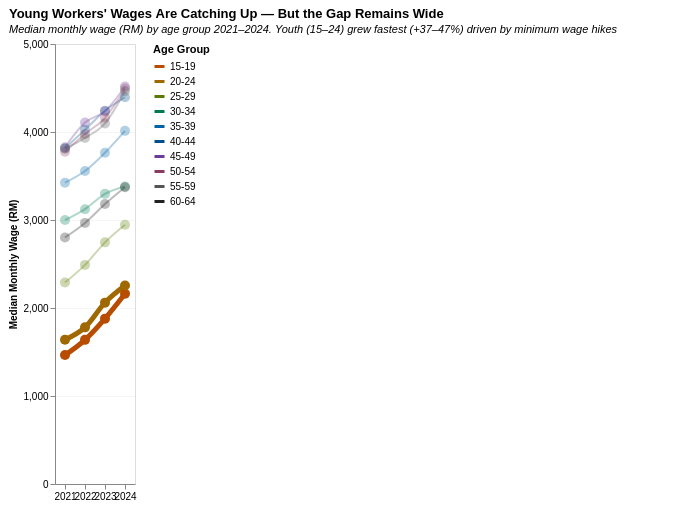

The specification (Vega-Lite) saved for this image:
### Vega-Lite specification from a JSON file in a GitHub repository (floating-point values rounded to 4 significant figures)
{"$schema": "https://vega.github.io/schema/vega-lite/v5.json", "title": {"text": "Young Workers' Wages Are Catching Up — But the Gap Remains Wide", "subtitle": "Median monthly wage (RM) by age group 2021–2024. Youth (15–24) grew fastest (+37–47%) driven by minimum wage hikes", "subtitleFontStyle": "italic", "subtitleFontSize": 11, "anchor": "start"}, "width": "container", "height": 440, "padding": {"top": 8, "bottom": 8, "left": 8, "right": 80}, "data": {"values": [{"age_group": "15-19", "year": 2021, "wage": 1465}, {"age_group": "15-19", "year": 2022, "wage": 1638}, {"age_group": "15-19", "year": 2023, "wage": 1879}, {"age_group": "15-19", "year": 2024, "wage": 2161}, {"age_group": "20-24", "year": 2021, "wage": 1640}, {"age_group": "20-24", "year": 2022, "wage": 1780}, {"age_group": "20-24", "year": 2023, "wage": 2061}, {"age_group": "20-24", "year": 2024, "wage": 2255}, {"age_group": "25-29", "year": 2021, "wage": 2289}, {"age_group": "25-29", "year": 2022, "wage": 2490}, {"age_group": "25-29", "year": 2023, "wage": 2746}, {"age_group": "25-29", "year": 2024, "wage": 2946}, {"age_group": "30-34", "year": 2021, "wage": 2999}, {"age_group": "30-34", "year": 2022, "wage": 3123}, {"age_group": "30-34", "year": 2023, "wage": 3297}, {"age_group": "30-34", "year": 2024, "wage": 3381}, {"age_group": "35-39", "year": 2021, "wage": 3424}, {"age_group": "35-39", "year": 2022, "wage": 3556}, {"age_group": "35-39", "year": 2023, "wage": 3765}, {"age_group": "35-39", "year": 2024, "wage": 4013}, {"age_group": "40-44", "year": 2021, "wage": 3815}, {"age_group": "40-44", "year": 2022, "wage": 4025}, {"age_group": "40-44", "year": 2023, "wage": 4241}, {"age_group": "40-44", "year": 2024, "wage": 4395}, {"age_group": "45-49", "year": 2021, "wage": 3827}, {"age_group": "45-49", "year": 2022, "wage": 4107}, {"age_group": "45-49", "year": 2023, "wage": 4237}, {"age_group": "45-49", "year": 2024, "wage": 4517}, {"age_group": "50-54", "year": 2021, "wage": 3776}, {"age_group": "50-54", "year": 2022, "wage": 3977}, {"age_group": "50-54", "year": 2023, "wage": 4161}, {"age_group": "50-54", "year": 2024, "wage": 4495}, {"age_group": "55-59", "year": 2021, "wage": 3810}, {"age_group": "55-59", "year": 2022, "wage": 3933}, {"age_group": "55-59", "year": 2023, "wage": 4098}, {"age_group": "55-59", "year": 2024, "wage": 4463}, {"age_group": "60-64", "year": 2021, "wage": 2802}, {"age_group": "60-64", "year": 2022, "wage": 2967}, {"age_group": "60-64", "year": 2023, "wage": 3182}, {"age_group": "60-64", "year": 2024, "wage": 3373}]}, "layer": [{"mark": {"type": "line", "interpolate": "monotone"}, "encoding": {"x": {"field": "year", "type": "ordinal", "axis": {"title": null, "labelAngle": 0, "labelFontSize": 10}}, "y": {"field": "wage", "type": "quantitative", "axis": {"title": "Median Monthly Wage (RM)", "titleFontSize": 10, "labelFontSize": 10, "format": ",.0f", "tickCount": 5, "grid": true, "gridOpacity": 0.3}}, "color": {"field": "age_group", "type": "nominal", "sort": ["15-19", "20-24", "25-29", "30-34", "35-39", "40-44", "45-49", "50-54", "55-59", "60-64"], "scale": {"domain": ["15-19", "20-24", "25-29", "30-34", "35-39", "40-44", "45-49", "50-54", "55-59", "60-64"], "range": ["#B84C00", "#A06800", "#5A7A00", "#007A55", "#0063A6", "#004F8C", "#6A3D9A", "#8B3A62", "#555555", "#222222"]}, "legend": {"title": "Age Group", "orient": "right", "labelFontSize": 10, "titleFontSize": 11, "symbolStrokeWidth": 3, "symbolType": "stroke"}}, "opacity": {"condition": [{"test": "datum.age_group === '15-19' || datum.age_group === '20-24'", "value": 1}], "value": 0.3}, "strokeWidth": {"condition": [{"test": "datum.age_group === '15-19' || datum.age_group === '20-24'", "value": 5}], "value": 2}, "tooltip": [{"field": "age_group", "type": "nominal", "title": "Age Group"}, {"field": "year", "type": "ordinal", "title": "Year"}, {"field": "wage", "type": "quantitative", "title": "Median Wage (RM)", "format": ",.0f"}]}}, {"mark": {"type": "point", "filled": true, "size": 100}, "encoding": {"x": {"field": "year", "type": "ordinal"}, "y": {"field": "wage", "type": "quantitative"}, "color": {"field": "age_group", "type": "nominal", "scale": {"domain": ["15-19", "20-24", "25-29", "30-34", "35-39", "40-44", "45-49", "50-54", "55-59", "60-64"], "range": ["#B84C00", "#A06800", "#5A7A00", "#007A55", "#0063A6", "#004F8C", "#6A3D9A", "#8B3A62", "#555555", "#222222"]}, "legend": null}, "opacity": {"condition": [{"test": "datum.age_group === '15-19' || datum.age_group === '20-24'", "value": 1}], "value": 0.3}, "tooltip": [{"field": "age_group", "type": "nominal", "title": "Age Group"}, {"field": "year", "type": "ordinal", "title": "Year"}, {"field": "wage", "type": "quantitative", "title": "Median Wage (RM)", "format": ",.0f"}]}}]}
